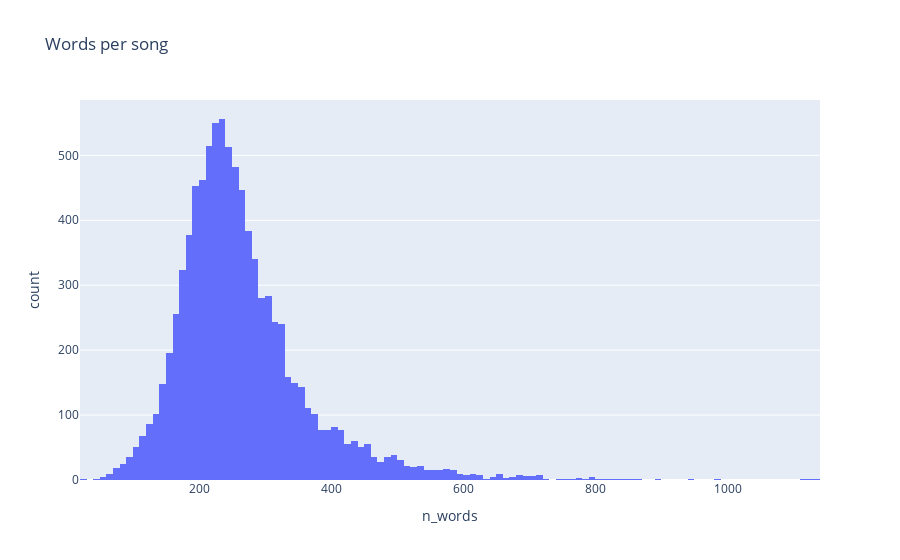

This figure's notebook cell:
### Code cell
# distribution words per song
fig = px.histogram(song_df, x='n_words', title='Words per song')
fig.show()

### Figure 1 — Plotly figure (JSON) as saved in the notebook; plotly's stock layout.template omitted (floating-point values rounded to 4 significant figures; data arrays with more than 128 entries replaced by an {"elided": "..."} marker saying what was removed)
{"data": [{"alignmentgroup": "True", "bingroup": "x", "hovertemplate": "n_words=%{x}<br>count=%{y}<extra></extra>", "legendgroup": "", "marker": {"color": "#636efa", "pattern": {"shape": ""}}, "name": "", "offsetgroup": "", "orientation": "v", "showlegend": false, "type": "histogram", "x": {"elided": "9075 int values"}, "xaxis": "x", "yaxis": "y"}], "layout": {"barmode": "relative", "legend": {"tracegroupgap": 0}, "title": {"text": "Words per song"}, "xaxis": {"anchor": "y", "domain": [0, 1], "title": {"text": "n_words"}}, "yaxis": {"anchor": "x", "domain": [0, 1], "title": {"text": "count"}}}}
